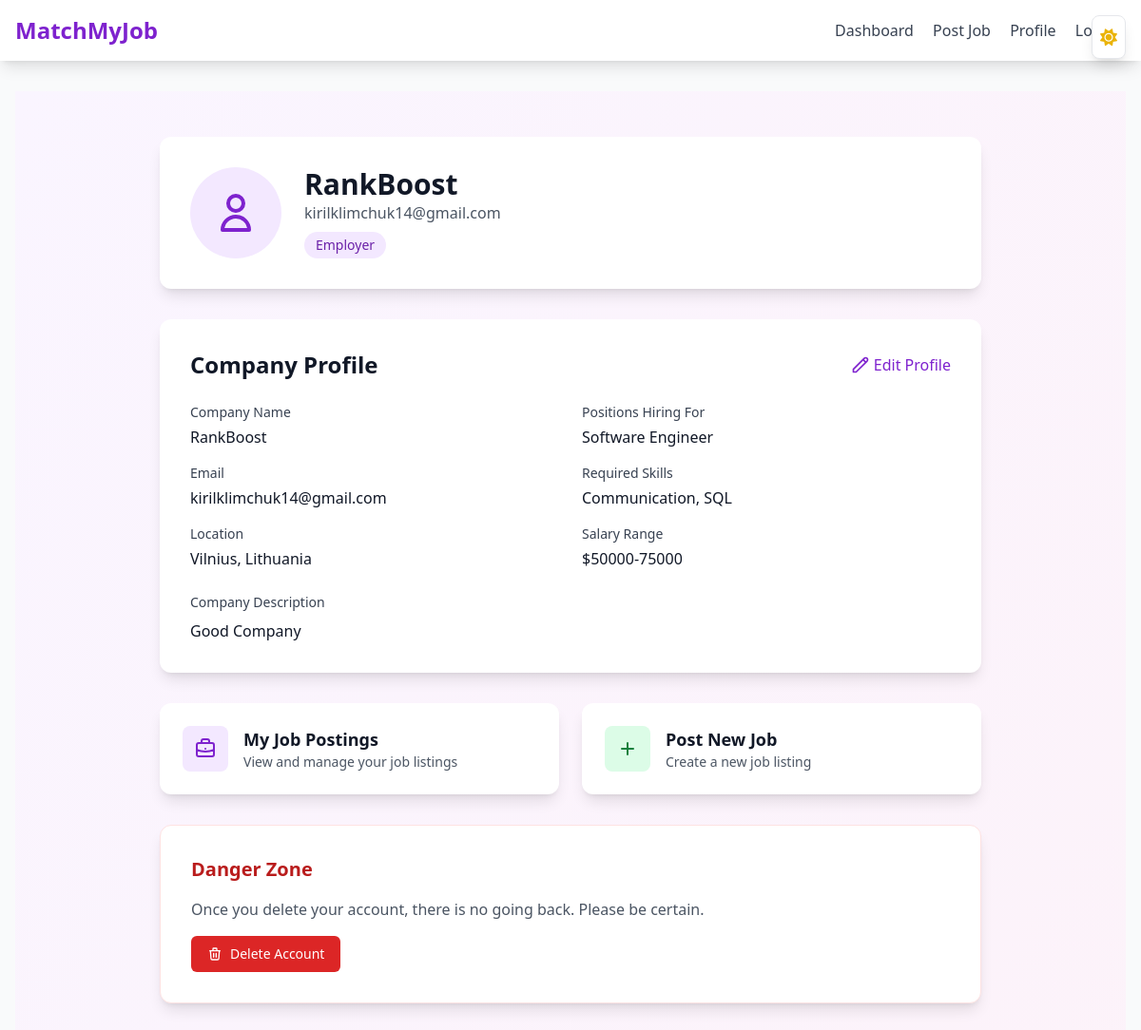
The page /employer/profile (signed in) on the database its author committed.
### models.py (models this page shows, shortened)
class User(Base):
    __tablename__ = 'users'
    id = Column(Integer, primary_key=True, index = True)
    name = Column(String)
    email = Column(String, unique=True, index=True)
    hashed_password = Column(String)
    verification_token = Column(String, nullable=True)
    is_verified = Column(Boolean, default=False)
    is_admin = Column(Boolean, default=False)
    role = Column(String, default="job_seeker")
    reset_token = Column(String, nullable=True)
    reset_token_expires = Column(DateTime, nullable=True)
    current_job_title = Column(String, nullable=True)
    years_experience = Column(String, nullable=True)
    desired_job_title = Column(String, nullable=True)
    key_skills = Column(String, nullable=True)
    preferred_location = Column(String, nullable=True)
    salary_range = Column(String, nullable=True)
    company_description = Column(String, nullable=True)  # New field for company description
    resumes      = relationship(
        "Resume",
        back_populates="owner",
        cascade="all, delete-orphan"
    )
    job_postings = relationship(
        "JobPosting",
        back_populates="employer",
        cascade="all, delete-orphan",
        passive_deletes=True
    )
    applications = relationship(
        "Application",
        back_populates="applicant",
        cascade="all, delete-orphan"
    )

### employer.py (the view)
@router.get("/profile", response_class=HTMLResponse)
def employer_profile(
    request: Request,
    db: Session = Depends(get_db),
    user: User   = Depends(get_current_user)
):
    if user.role != "employer":
        raise HTTPException(403, "Access denied")
    jobs = (
        db.query(JobPosting)
          .filter(JobPosting.employer_id == user.id)
          .order_by(JobPosting.created_at.desc())
          .all()
    )
    for j in jobs:
        j.skill_list = (
            json.loads(j.skills_required)
            if isinstance(j.skills_required, str)
            else j.skills_required
        )
        j.posted_at = j.created_at.strftime("%Y-%m-%d %H:%M")
    html = templates.TemplateResponse(
        "employer/emp-profile.html",
        {"request": request, "user": user, "jobs": jobs}
    )
    html.headers["Cache-Control"] = "no-cache, no-store, must-revalidate"
    html.headers["Pragma"]        = "no-cache"
    html.headers["Expires"]       = "0"
    return html

### templates/employer/emp-profile.html (shortened to what this page needs)
{% extends "base.html" %} {% block title %}Profile | MatchMyJob{% endblock %} {% block content %}
<div class="min-h-screen bg-gradient-to-br from-purple-50 to-pink-50 dark:from-gray-900 dark:to-gray-800 py-12">
  <div class="max-w-4xl mx-auto px-4">
    <div class="bg-white dark:bg-gray-800 rounded-xl shadow-lg p-8 mb-8">
      <div class="flex items-center space-x-6">
        <div class="flex-shrink-0">
          <div class="w-24 h-24 bg-purple-100 dark:bg-purple-900/30 rounded-full flex items-center justify-center">
            <svg class="w-12 h-12 text-purple-700 dark:text-purple-400" fill="none" stroke="currentColor"
              viewBox="0 0 24 24">
              <path stroke-linecap="round" stroke-linejoin="round" stroke-width="2"
                d="M16 7a4 4 0 11-8 0 4 4 0 018 0zM12 14a7 7 0 00-7 7h14a7 7 0 00-7-7z" />
            </svg>
          </div>
        </div>
        <div>
          <h2 class="text-3xl font-bold text-gray-900 dark:text-white">{{ user.name }}</h2>
          <p class="text-gray-600 dark:text-gray-300">{{ user.email }}</p>
          <div class="mt-2">
            <span
              class="inline-flex items-center px-3 py-1 rounded-full text-sm font-medium bg-purple-100 dark:bg-purple-900/30 text-purple-800 dark:text-purple-400">
              Employer
            </span>
          </div>
        </div>
      </div>
    </div>
    <div class="bg-white dark:bg-gray-800 rounded-xl shadow-lg p-8 mb-8">
      <div class="flex justify-between items-center mb-6">
        <h3 class="text-2xl font-bold text-gray-900 dark:text-white">Company Profile</h3>
        <a href="/employer/profile/edit"
          class="text-purple-700 dark:text-purple-400 hover:text-purple-800 dark:hover:text-purple-300 flex items-center">
          <svg class="w-5 h-5 mr-1" fill="none" stroke="currentColor" viewBox="0 0 24 24">
            <path stroke-linecap="round" stroke-linejoin="round" stroke-width="2"
              d="M15.232 5.232l3.536 3.536m-2.036-5.036a2.5 2.5 0 113.536 3.536L6.5 21.036H3v-3.572L16.732 3.732z" />
          </svg>
          Edit Profile
        </a>
      </div>
      <div class="grid grid-cols-1 md:grid-cols-2 gap-6">
        <div class="space-y-4">
          <div>
            <label class="block text-sm font-medium text-gray-700 dark:text-gray-300">Company Name</label>
            <p class="mt-1 text-gray-900 dark:text-white">{{ user.name }}</p>
          </div>
          <div>
            <label class="block text-sm font-medium text-gray-700 dark:text-gray-300">Email</label>
            <p class="mt-1 text-gray-900 dark:text-white">{{ user.email }}</p>
          </div>
          <div>
            <label class="block text-sm font-medium text-gray-700 dark:text-gray-300">Location</label>
            <p class="mt-1 text-gray-900 dark:text-white">{{ user.preferred_location or "Not provided" }}</p>
          </div>
        </div>
        <div class="space-y-4">
          <div>
            <label class="block text-sm font-medium text-gray-700 dark:text-gray-300">Positions Hiring For</label>
            <p class="mt-1 text-gray-900 dark:text-white">{{ user.desired_job_title or "Not specified" }}</p>
          </div>
          <div>
            <label class="block text-sm font-medium text-gray-700 dark:text-gray-300">Required Skills</label>
            <p class="mt-1 text-gray-900 dark:text-white">{{ user.key_skills or "Not specified" }}</p>
          </div>
          <div>
            <label class="block text-sm font-medium text-gray-700 dark:text-gray-300">Salary Range</label>
            <p class="mt-1 text-gray-900 dark:text-white">${{ user.salary_range or "Not specified" }}</p>
          </div>
        </div>
      </div>
      <div class="mt-6">
        <label class="block text-sm font-medium text-gray-700 dark:text-gray-300">Company Description</label>
        <p class="mt-2 text-gray-900 dark:text-white whitespace-pre-line">{{ user.company_description or "No description
          provided" }}</p>
      </div>
    </div>
    <div class="grid grid-cols-1 md:grid-cols-2 gap-6 mb-8">
      <a href="/jobs" class="bg-white dark:bg-gray-800 rounded-xl shadow-lg p-6 hover:shadow-xl transition-shadow">
        <div class="flex items-center">
          <div class="p-3 bg-purple-100 dark:bg-purple-900/30 rounded-lg">
          </div>
          <div class="ml-4">
            <h4 class="text-lg font-semibold text-gray-900 dark:text-white">My Job Postings</h4>
            <p class="text-sm text-gray-600 dark:text-gray-300">View and manage your job listings</p>
          </div>
        </div>
      </a>
      <a href="/employer/post-job"
        class="bg-white dark:bg-gray-800 rounded-xl shadow-lg p-6 hover:shadow-xl transition-shadow">
        <div class="flex items-center">
          <div class="p-3 bg-green-100 dark:bg-green-900/30 rounded-lg">
            <svg class="w-6 h-6 text-green-700 dark:text-green-400" fill="none" stroke="currentColor"
              viewBox="0 0 24 24">
              <path stroke-linecap="round" stroke-linejoin="round" stroke-width="2" d="M12 6v6m0 0v6m0-6h6m-6 0H6" />
            </svg>
          </div>
          <div class="ml-4">
            <h4 class="text-lg font-semibold text-gray-900 dark:text-white">Post New Job</h4>
            <p class="text-sm text-gray-600 dark:text-gray-300">Create a new job listing</p>
          </div>
        </div>
      </a>
    </div>
    <div class="bg-white dark:bg-gray-800 rounded-xl shadow-lg p-8 border border-red-100 dark:border-red-900/30">
      <h3 class="text-xl font-semibold text-red-700 dark:text-red-400 mb-4">Danger Zone</h3>
      <p class="text-gray-600 dark:text-gray-300 mb-4">Once you delete your account, there is no going back. Please be
        certain.</p>
      <form method="post" action="/delete-account"
        onsubmit="return confirm('Are you sure you want to delete your account? This action cannot be undone.');">
        <button type="submit"
          class="inline-flex items-center px-4 py-2 border border-transparent text-sm font-medium rounded-md text-white bg-red-600 hover:bg-red-700 focus:outline-none focus:ring-2 focus:ring-offset-2 focus:ring-red-500 dark:focus:ring-offset-gray-800">
          <svg class="w-4 h-4 mr-2" fill="none" stroke="currentColor" viewBox="0 0 24 24">
            <path stroke-linecap="round" stroke-linejoin="round" stroke-width="2"
              d="M19 7l-.867 12.142A2 2 0 0116.138 21H7.862a2 2 0 01-1.995-1.858L5 7m5 4v6m4-6v6m1-10V4a1 1 0 00-1-1h-4a1 1 0 00-1 1v3M4 7h16" />
          </svg>
          Delete Account
        </button>
      </form>
    </div>
  </div>
</div>
{% endblock %}

### rows shown on the page
User: name "RankBoost", email "kirilklimchuk14@gmail.com", preferred_location "Vilnius, Lithuania", desired_job_title "Software Engineer", key_skills "Communication, SQL", salary_range "50000-75000", company_description "Good Company"
